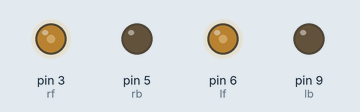
The sketch below on a simulated Arduino Uno, built with avr-gcc and run on an emulated ATmega328P. Parts: output pins drawn as LEDs (lit = HIGH).

Above: at 0.1 s.
Timing chart, 0 to 1.6 s (numbered marks = the images above):
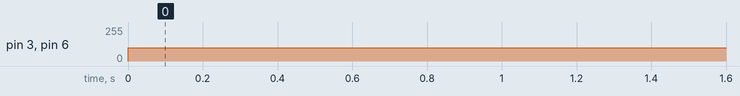

The sketch:

simple_motors.ino
```cpp
// подключение драйвера к ардуино
// in1, in2, in3, in4
// при необходимости поменять номера пинов на нужные
int lf = 6;
int lb = 9;
int rf = 3;
int rb = 5;

int left_speed = 100;
int right_speed = 100;

void setup() {
  pinMode(lf, OUTPUT);
  pinMode(lb, OUTPUT);
  pinMode(rf, OUTPUT);
  pinMode(rb, OUTPUT);
}

void loop() {
  // список функций:
  // forward(); - вперед
  // left();    - поворот налево
  // right();   - поворот направо
  // back();    - назад
  // brake();   - остановка моторов

  forward();
}

void forward() {
  analogWrite(lf, left_speed);
  analogWrite(lb, 0);
  analogWrite(rf, right_speed);
  analogWrite(rb, 0);
}

void left() {
  analogWrite(lf, 0);
  analogWrite(lb, left_speed);
  analogWrite(rf, right_speed);
  analogWrite(rb, 0);
}

void right() {
  analogWrite(lf, left_speed);
  analogWrite(lb, 0);
  analogWrite(rf, 0);
  analogWrite(rb, right_speed);
}

void back() {
  analogWrite(lf, 0);
  analogWrite(lb, left_speed);
  analogWrite(rf, 0);
  analogWrite(rb, right_speed);
}

void brake() {
  analogWrite(lf, 0);
  analogWrite(lb, 0);
  analogWrite(rf, 0);
  analogWrite(rb, 0);
}
```

Measured:
- by itself, pin 3 (rf), pin 6 (lf): 0/255 → 100/255 at 0.00 s
